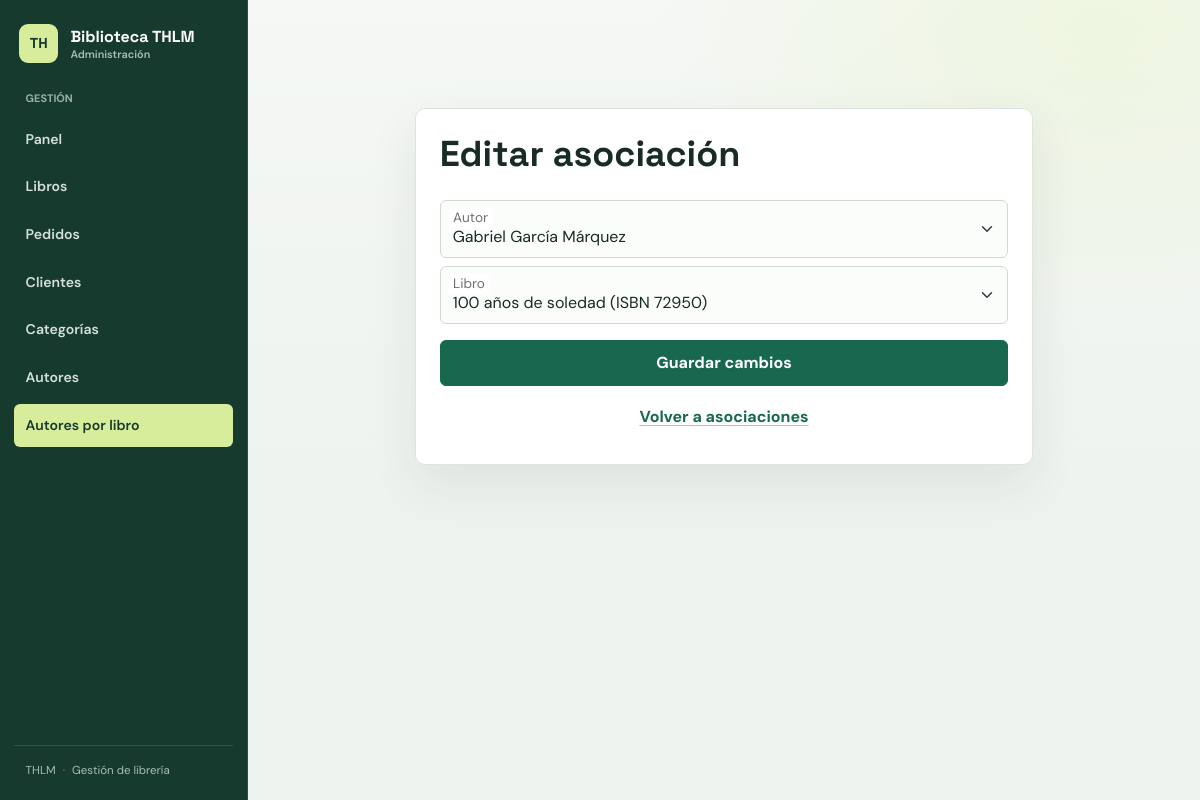
The app's page /vistas/form_autor_por_libro.php?id_autor=21&isbn=72950 with its own data.
### tables this page shows
CREATE TABLE `autor_por_libro` (
  `id_autor` int(11) NOT NULL,
  `isbn` int(11) NOT NULL
);

CREATE TABLE `autores` (
  `id_autor` int(11) NOT NULL,
  `nombre` varchar(64) NOT NULL,
  `apellido` varchar(64) NOT NULL
);

CREATE TABLE `libros` (
  `isbn` int(11) NOT NULL,
  `titulo` varchar(128) NOT NULL,
  `categoria` int(11) NOT NULL,
  `fecha_publicacion` date NOT NULL,
  `precio` int(11) NOT NULL CHECK (`precio` >= 0),
  `portada` varchar(128) DEFAULT 'no_imagen.png',
  `cantidad_stock` int(11) NOT NULL CHECK (`cantidad_stock` >= 0)
);

### controler/conexionbd.php (called while the page is built, shortened)
<?php
    class ConexionBD {
    public static function getConn() {
        $link = null;
    try {
        $link = new PDO(
            "mysql:host=" . DB_HOST . ";port=" . DB_PORT . ";dbname=" . DB_NAME . ";charset=utf8mb4",
            DB_USER,
            DB_PASSWORD,
            array(PDO::ATTR_ERRMODE => PDO::ERRMODE_EXCEPTION)
        );
    } catch (PDOException $pdoe) {
        exit("Error: " . $pdoe->getMessage());
    }
    return $link;
    }
    }
?>

### controler/autor_por_libroctrl.php (called while the page is built, shortened)
<?php
require_once __DIR__ . '/conexionbd.php';
require_once __DIR__ . '/../model/autor_por_libro.php';
class AutorPorLibroCtrl {
    private $conn;
    public function __construct() {
        $this->conn = ConexionBD::getConn();
    }
    public function obtener($idAutor, $isbn) {
        try {
            $stmt = $this->conn->prepare(
                "SELECT id_autor, isbn FROM autor_por_libro WHERE id_autor = ? AND isbn = ?"
            );
            $stmt->execute([$idAutor, $isbn]);
            $fila = $stmt->fetch(PDO::FETCH_ASSOC);
            return $fila ? new Autor_por_libro($fila['id_autor'], $fila['isbn']) : null;
        } catch (Exception $exc) {
            error_log("Error al consultar relación autor-libro: " . $exc->getMessage());
            return null;
        }
    }
    public function listarAutores() {
        try {
            return $this->conn->query(
                "SELECT id_autor, nombre, apellido FROM autores ORDER BY apellido, nombre"
            )->fetchAll(PDO::FETCH_ASSOC);
        } catch (Exception $exc) {
            error_log("Error al listar autores: " . $exc->getMessage());
            return [];
        }
    }
    public function listarLibros() {
        try {
            return $this->conn->query(
                "SELECT isbn, titulo FROM libros ORDER BY titulo"
            )->fetchAll(PDO::FETCH_ASSOC);
        } catch (Exception $exc) {
            error_log("Error al listar libros para autores: " . $exc->getMessage());
            return [];
        }
    }
}

### model/autor_por_libro.php (called while the page is built, shortened)
<?php
Class Autor_por_libro {
    private $idAutor;
    private $isbn;
    public function __construct($idAutor, $isbn) {
        $this->idAutor = $idAutor;
        $this->isbn = $isbn;
    }
    public function getIdAutor() {
        return $this->idAutor;
    }
    public function getIsbn() {
        return $this->isbn;
    }
}
?>

### vistas/form_autor_por_libro.php (the view, shortened to what this page needs)
<?php
require_once __DIR__ . '/../model/autor_por_libro.php';
require_once __DIR__ . '/../controler/autor_por_libroctrl.php';
function escaparRelacionForm($valor) {
    return htmlspecialchars((string) $valor, ENT_QUOTES, 'UTF-8');
}
$ctrlRelaciones = new AutorPorLibroCtrl();
$idAutorOriginal = $_POST['id_autor_original'] ?? $_GET['id_autor'] ?? '';
$isbnOriginal = $_POST['isbn_original'] ?? $_GET['isbn'] ?? '';
$modoEdicion = $idAutorOriginal !== '' || $isbnOriginal !== '';
$relacionOriginal = $modoEdicion
    ? $ctrlRelaciones->obtener((int) $idAutorOriginal, (int) $isbnOriginal)
    : null;
$datos = [
    'id_autor' => $relacionOriginal ? $relacionOriginal->getIdAutor() : '',
    'isbn' => $relacionOriginal ? $relacionOriginal->getIsbn() : ''
];
$autores = $ctrlRelaciones->listarAutores();
$libros = $ctrlRelaciones->listarLibros();
?>
<!DOCTYPE html>
<html lang="es">
<head>
    <link href="https://cdn.jsdelivr.net/npm/bootstrap@5.3.8/dist/css/bootstrap.min.css" rel="stylesheet">
    <link rel="stylesheet" href="assets/admin.css">
</head>
<body>
<?php require __DIR__ . '/partials/topbar.php'; ?>
<main class="container">
    <div class="row justify-content-center">
        <div class="col-12 col-sm-8 col-md-6 col-lg-8 border p-4 mt-5 rounded-2 shadow-lg">
            <h1 class="h2"><?= $modoEdicion ? 'Editar asociación' : 'Asociar autor y libro' ?></h1>
            <form method="post" action="<?= escaparRelacionForm($_SERVER['PHP_SELF']) ?>">
                <div class="form-floating mb-2">
                    <select class="form-select" id="id_autor" name="id_autor" required>
                        <?php foreach ($autores as $autor): ?>
                            <option value="<?= escaparRelacionForm($autor['id_autor']) ?>"
                                <?= (string) $datos['id_autor'] === (string) $autor['id_autor'] ? 'selected' : '' ?>>
                                <?= escaparRelacionForm($autor['nombre'] . ' ' . $autor['apellido']) ?>
                            </option>
                        <?php endforeach; ?>
                    </select>
                    <label for="id_autor">Autor</label>
                </div>
                <div class="form-floating mb-3">
                    <select class="form-select" id="isbn" name="isbn" required>
                        <?php foreach ($libros as $libro): ?>
                            <option value="<?= escaparRelacionForm($libro['isbn']) ?>"
                                <?= (string) $datos['isbn'] === (string) $libro['isbn'] ? 'selected' : '' ?>>
                                <?= escaparRelacionForm($libro['titulo'] . ' (ISBN ' . $libro['isbn'] . ')') ?>
                            </option>
                        <?php endforeach; ?>
                    </select>
                    <label for="isbn">Libro</label>
                </div>
                <button type="submit" class="btn btn-primary w-100" <?= (!$autores || !$libros) ? 'disabled' : '' ?>>
                    <?= $modoEdicion ? 'Guardar cambios' : 'Crear asociación' ?>
                </button>
                <a href="crud_autor_por_libro.php" class="btn btn-link w-100 mt-2">Volver a asociaciones</a>
            </form>
        </div>
    </div>
</main>
</body>
</html>

### vistas/assets/admin.css (style rules this page uses)
:root { --admin-bg: #edf2ee; --admin-surface: #ffffff; --admin-ink: #182b25; --admin-muted: #687970; --admin-green: #17684f; --admin-green-dark: #104c3c; --admin-lime: #d7ed9b; --admin-coral: #bf513d; --admin-line: #dce5de; --admin-shadow: 0 18px 50px rgba(24, 43, 37, .08); }
html { min-width: 320px; }
body { min-height: 100vh; color: var(--admin-ink); background: radial-gradient(ellipse at 92% 3%, rgba(215, 237, 155, .24), transparent 28rem), linear-gradient(180deg, #f5f8f5 0, var(--admin-bg) 34rem); font-family: "DM Sans", sans-serif; }
h1, h2, h3, .navbar-brand { font-family: "Space Grotesk", sans-serif; }
main.container { padding-top: clamp(2rem, 5vw, 4.25rem); padding-bottom: 4rem; }
main.container > .row { --bs-gutter-x: 0; }
main.container > .row > [class*="col-"] { max-width: 1120px; padding: clamp(1.25rem, 3vw, 2.5rem); border: 1px solid var(--admin-line) !important; border-radius: 10px !important; background: var(--admin-surface); box-shadow: var(--admin-shadow) !important; }
main.container > .row > [class*="col-"] h1 { margin-bottom: .45rem; font-size: clamp(1.8rem, 3vw, 2.4rem); font-weight: 700; letter-spacing: 0; }
main.container > .row > [class*="col-"] > h1 { margin-bottom: 1.5rem; }
.btn { min-height: 42px; padding: .62rem .95rem; border-radius: 6px; font-weight: 700; transition: transform .16s ease, background-color .16s ease, border-color .16s ease; }
.btn-primary { border-color: var(--admin-green); background: var(--admin-green); }
.btn-link { color: var(--admin-green); text-decoration-color: #a6c8b3; text-underline-offset: .2em; }
.form-control, .form-select { min-height: 54px; border-color: #cfdbd1; border-radius: 6px; color: var(--admin-ink); background-color: #fbfdfb; }
.form-floating > label, .form-label { color: var(--admin-muted); }
@media (min-width: 576px) { main.container { width: calc(100% - 248px); max-width: none; margin: 0 0 0 248px; } }

### records on screen
autor_por_libro: id_autor "Gabriel García Márquez", isbn "100 años de soledad (ISBN 72950)"

### other values on screen
$etiqueta "Panel"
$etiqueta "Libros"
$etiqueta "Pedidos"
$etiqueta "Clientes"
$etiqueta "Categorías"
$etiqueta "Autores"
$etiqueta "Autores por libro"
